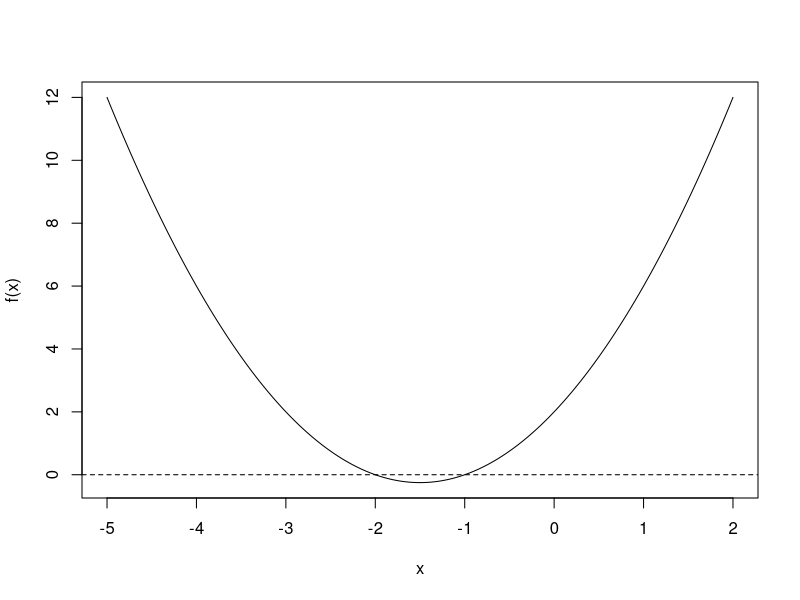

The R script that drew this image:
## ---- chunk 1
a <- 1 
b <- 3
c <- 2
delta = b^2 - 4*a*c
x1 <- (-b + (delta)^(0.5)) / (2*a)

x2 <- (-b - (delta)^(0.5)) / (2*a)


if (delta < 0) {
  print("No real solutions")
  
} else if (delta == 0) {
  sprintf("Solution is %f", x1)
  
} else {
  sprintf("Solutions are %f and %f", x1, x2)
}

## ---- chunk 2
x <- seq(-5, 2, length = 300)
plot(x, a *x^2 + b*x + c, type = 'l', ylab = 'f(x)', xlab = 'x')
abline(h = 0, lty = 2)

